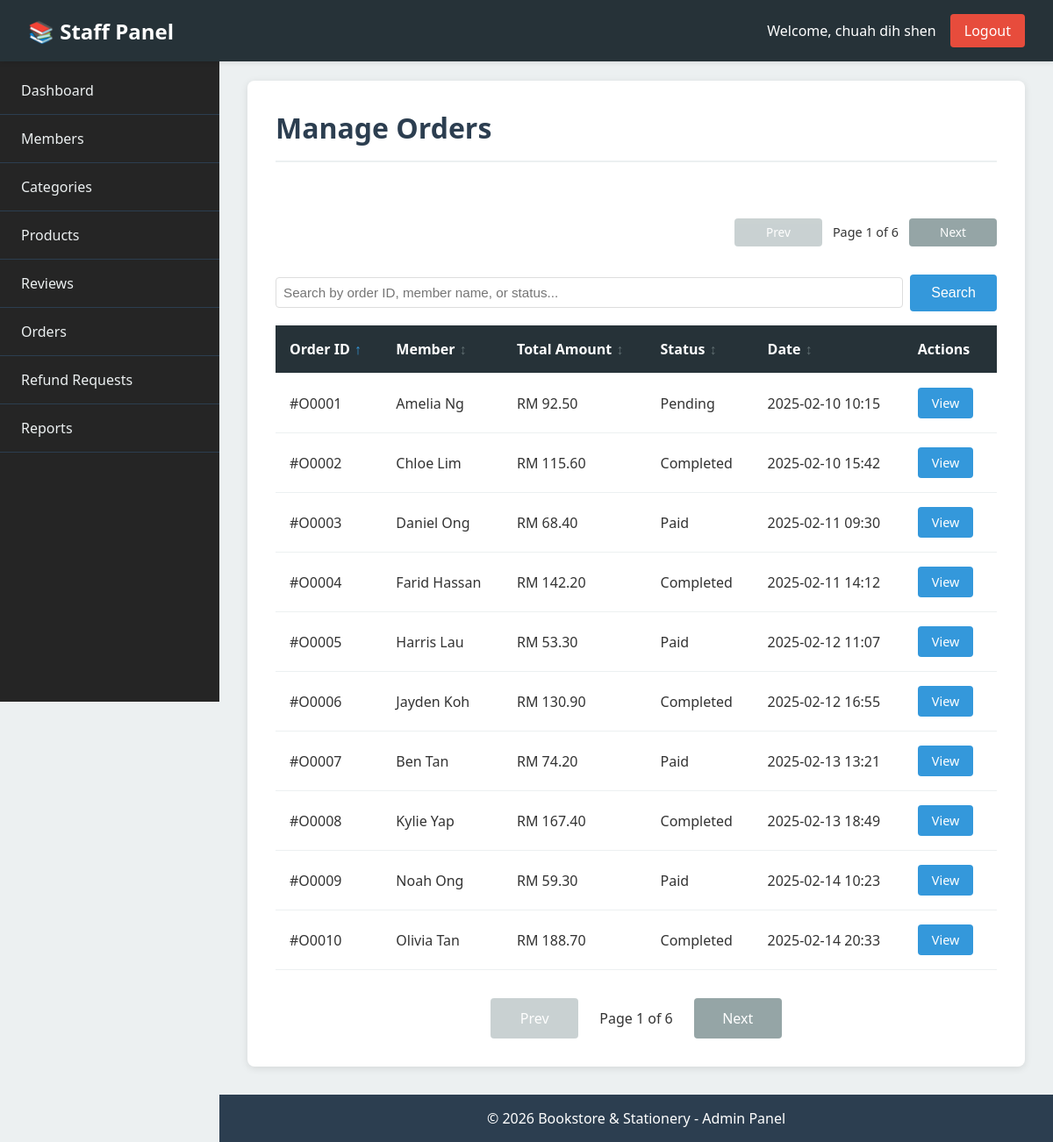
Page /admin/order/list.php (signed in) on the committed database.
### tables this page shows
CREATE TABLE `order_header` (
  `order_id` varchar(20) NOT NULL,
  `member_id` varchar(10) NOT NULL,
  `order_date` datetime DEFAULT current_timestamp(),
  `total_amount` decimal(10,2) NOT NULL,
  `payment_method` varchar(20) NOT NULL,
  `status` varchar(20) DEFAULT 'Pending',
  `updated_by` varchar(10) DEFAULT NULL,
  `shipped_at` datetime DEFAULT NULL
);

CREATE TABLE `member` (
  `member_id` varchar(10) NOT NULL,
  `email` varchar(100) NOT NULL,
  `password` varchar(255) NOT NULL,
  `full_name` varchar(100) NOT NULL,
  `phone` varchar(20) NOT NULL,
  `address` text NOT NULL,
  `photo` varchar(200) DEFAULT NULL,
  `is_verified` tinyint(1) DEFAULT 0,
  `created_at` datetime DEFAULT current_timestamp()
);

### admin/order/list.php (the view, shortened to what this page needs)
<?php
require_once __DIR__ . '/../../config/functions.php';
require_once __DIR__ . '/../../includes/_admin_head.php';
require_once __DIR__ . '/../../includes/_admin_header.php';
require_once __DIR__ . '/../../includes/_admin_sidebar.php';
$sortColumn = $_GET['sort'] ?? 'order_id';
$sortOrder = $_GET['order'] ?? 'ASC';
$search = isset($_GET['search']) ? trim($_GET['search']) : '';
$page = isset($_GET['page']) ? max(1, (int)$_GET['page']) : 1;
$perPage = 10;
$offset = ($page - 1) * $perPage;
$sortOrder = strtoupper($sortOrder) === 'DESC' ? 'DESC' : 'ASC';
$nextOrder = $sortOrder === 'ASC' ? 'DESC' : 'ASC';
try {
    $whereClause = '';
    $searchParams = [];
    $countQuery = "SELECT COUNT(*) as total FROM order_header oh LEFT JOIN member m ON oh.member_id = m.member_id $whereClause";
    $countStmt = $pdo->prepare($countQuery);
    $countStmt->execute($searchParams);
    $totalItems = $countStmt->fetch()['total'];
    $totalPages = ceil($totalItems / $perPage);
    if ($sortColumn === 'order_id') {
        $orderByClause = "CAST(SUBSTRING(oh.order_id, 2) AS UNSIGNED) $sortOrder";
    } elseif ($sortColumn === 'member_name') {
        $orderByClause = "m.full_name $sortOrder";
    } elseif ($sortColumn === 'total_amount') {
        $orderByClause = "oh.total_amount $sortOrder";
    } elseif ($sortColumn === 'status') {
        $orderByClause = "oh.status $sortOrder";
    } elseif ($sortColumn === 'order_date') {
        $orderByClause = "oh.order_date $sortOrder";
    } else {
        $orderByClause = "CAST(SUBSTRING(oh.order_id, 2) AS UNSIGNED) ASC";
    }
    $stmt = $pdo->prepare("SELECT oh.*, m.full_name as member_name
                           FROM order_header oh
                           LEFT JOIN member m ON oh.member_id = m.member_id
                           $whereClause
                           ORDER BY $orderByClause
                           LIMIT $perPage OFFSET $offset");
    $stmt->execute($searchParams);
    $orders = $stmt->fetchAll();
} catch (PDOException $e) {
    $orders = [];
    $error = 'Unable to load orders: ' . $e->getMessage();
    error_log('Order list error: ' . $e->getMessage());
}
?>
<div class="admin-main">
    <div class="admin-content">
        <h1 class="admin-page-title">Manage Orders</h1>
        <div style="margin-bottom: 1rem;">
            <div style="display: flex; justify-content: flex-end; align-items: center; margin-bottom: 1rem;">
                <?php
                $paginationParams = [];
                echo renderPagination($page, $totalPages, '/admin/order/list.php', $paginationParams, 'top');
                ?>
            </div>
            <form method="GET" action="/admin/order/list.php" style="display: flex; gap: 0.5rem; align-items: center; margin-bottom: 1rem;">
                <input type="text"
                       name="search"
                       value="<?php echo htmlspecialchars($search); ?>"
                       placeholder="Search by order ID, member name, or status..."
                       style="flex: 1; padding: 0.5rem; border: 1px solid #ddd; border-radius: 4px; font-size: 0.95rem;">
                <button type="submit" class="btn btn-primary">Search</button>
            </form>
        </div>
        <?php if (empty($orders)): ?>
            <p>No orders found.</p>
        <?php else: ?>
            <table class="admin-table">
                <thead>
                    <tr>
                        <th style="cursor: pointer;">
                            <a href="?sort=order_id&order=<?php echo $sortColumn === 'order_id' ? $nextOrder : 'ASC'; ?>"
                               style="text-decoration: none; color: inherit; display: flex; align-items: center; gap: 5px; width: 100%;">
                                Order ID
                                <?php if ($sortColumn === 'order_id'): ?>
                                    <span style="color: #3498db; font-weight: bold;">
                                        <?php echo $sortOrder === 'ASC' ? '↑' : '↓'; ?>
                                    </span>
                                <?php else: ?>
                                    <span style="color: #95a5a6; opacity: 0.5;">↕</span>
                                <?php endif; ?>
                            </a>
                        </th>
                        <th style="cursor: pointer;">
                            <a href="?sort=member_name&order=<?php echo $sortColumn === 'member_name' ? $nextOrder : 'ASC'; ?>"
                               style="text-decoration: none; color: inherit; display: flex; align-items: center; gap: 5px; width: 100%;">
                                Member
                                <?php if ($sortColumn === 'member_name'): ?>
                                    <span style="color: #3498db; font-weight: bold;">
                                        <?php echo $sortOrder === 'ASC' ? '↑' : '↓'; ?>
                                    </span>
                                <?php else: ?>
                                    <span style="color: #95a5a6; opacity: 0.5;">↕</span>
                                <?php endif; ?>
                            </a>
                        </th>
                        <th style="cursor: pointer;">
                            <a href="?sort=total_amount&order=<?php echo $sortColumn === 'total_amount' ? $nextOrder : 'ASC'; ?>"
                               style="text-decoration: none; color: inherit; display: flex; align-items: center; gap: 5px; width: 100%;">
                                Total Amount
                                <?php if ($sortColumn === 'total_amount'): ?>
                                    <span style="color: #3498db; font-weight: bold;">
                                        <?php echo $sortOrder === 'ASC' ? '↑' : '↓'; ?>
                                    </span>
                                <?php else: ?>
                                    <span style="color: #95a5a6; opacity: 0.5;">↕</span>
                                <?php endif; ?>
                            </a>
                        </th>
                        <th style="cursor: pointer;">
                            <a href="?sort=status&order=<?php echo $sortColumn === 'status' ? $nextOrder : 'ASC'; ?>"
                               style="text-decoration: none; color: inherit; display: flex; align-items: center; gap: 5px; width: 100%;">
                                Status
                                <?php if ($sortColumn === 'status'): ?>
                                    <span style="color: #3498db; font-weight: bold;">
                                        <?php echo $sortOrder === 'ASC' ? '↑' : '↓'; ?>
                                    </span>
                                <?php else: ?>
                                    <span style="color: #95a5a6; opacity: 0.5;">↕</span>
                                <?php endif; ?>
                            </a>
                        </th>
                        <th style="cursor: pointer;">
                            <a href="?sort=order_date&order=<?php echo $sortColumn === 'order_date' ? $nextOrder : 'DESC'; ?>"
                               style="text-decoration: none; color: inherit; display: flex; align-items: center; gap: 5px; width: 100%;">
                                Date
                                <?php if ($sortColumn === 'order_date'): ?>
                                    <span style="color: #3498db; font-weight: bold;">
                                        <?php echo $sortOrder === 'ASC' ? '↑' : '↓'; ?>
                                    </span>
                                <?php else: ?>
                                    <span style="color: #95a5a6; opacity: 0.5;">↕</span>
                                <?php endif; ?>
                            </a>
                        </th>
                        <th>Actions</th>
                    </tr>
                </thead>
                <tbody>
                    <?php foreach ($orders as $order): ?>
                        <tr>
                            <td>#<?php echo $order['order_id']; ?></td>
                            <td><?php echo htmlspecialchars($order['member_name']); ?></td>
                            <td><?php echo formatPrice($order['total_amount']); ?></td>
                            <td><?php echo htmlspecialchars($order['status']); ?></td>
                            <td><?php echo date('Y-m-d H:i', strtotime($order['created_at'])); ?></td>
                            <td class="action-buttons">
                                <?php
                                $pageParam = $page > 1 ? '&page=' . $page : '';
                                $sortParams = '';
                                $searchParam = !empty($search) ? '&search=' . urlencode($search) : '';
                                $returnParams = $pageParam . $sortParams . $searchParam;
                                ?>
                                <a href="/admin/order/view.php?id=<?php echo $order['order_id']; ?><?php echo $returnParams; ?>" class="btn btn-sm btn-primary">View</a>
                            </td>
                        </tr>
                    <?php endforeach; ?>
                </tbody>
            </table>
            <?php
            $paginationParams = [];
            echo renderPagination($page, $totalPages, '/admin/order/list.php', $paginationParams, 'bottom');
            ?>
        <?php endif; ?>
    </div>
</div>
<?php require_once __DIR__ . '/../../includes/_admin_footer.php'; ?>

### assets/css/admin.css (style rules this page uses)
* { margin: 0; padding: 0; box-sizing: border-box; }
body.admin-body { font-family: 'Segoe UI', Tahoma, Geneva, Verdana, sans-serif; background-color: #ecf0f1; color: #333; }
.admin-main { margin-left: 250px; margin-top: 60px; padding: 2rem; min-height: calc(100vh - 60px); }
.admin-content { background: white; padding: 2rem; border-radius: 8px; box-shadow: 0 2px 8px rgba(0,0,0,0.1); overflow: visible; overflow-x: auto; }
.admin-page-title { font-size: 2rem; color: #2c3e50; margin-bottom: 2rem; padding-bottom: 1rem; border-bottom: 2px solid #ecf0f1; }
.admin-table { width: 100%; border-collapse: collapse; margin-top: 1rem; }
.admin-table th, .admin-table td { padding: 1rem; text-align: left; border-bottom: 1px solid #ecf0f1; }
.admin-table th { background-color: #263238; color: white; font-weight: 600; }
.btn { display: inline-block; padding: 0.75rem 1.5rem; border: none; border-radius: 4px; cursor: pointer; text-decoration: none; font-size: 1rem; transition: background-color 0.3s; }
.btn-primary { background-color: #3498db; color: white; }
.btn-sm { padding: 0.5rem 1rem; font-size: 0.9rem; }
.action-buttons { display: flex; gap: 0.5rem; }
.admin-table .btn { margin-right: 0.25rem; }

### rows in the picture
order_header: order_id "O0001", member.full_name "Amelia Ng", total_amount "RM 92.50", status "Pending", order_date "2025-02-10 10:15"
order_header: order_id "O0002", member.full_name "Chloe Lim", total_amount "RM 115.60", status "Completed", order_date "2025-02-10 15:42"
order_header: order_id "O0003", member.full_name "Daniel Ong", total_amount "RM 68.40", status "Paid", order_date "2025-02-11 09:30"
order_header: order_id "O0004", member.full_name "Farid Hassan", total_amount "RM 142.20", status "Completed", order_date "2025-02-11 14:12"
order_header: order_id "O0005", member.full_name "Harris Lau", total_amount "RM 53.30", status "Paid", order_date "2025-02-12 11:07"
order_header: order_id "O0006", member.full_name "Jayden Koh", total_amount "RM 130.90", status "Completed", order_date "2025-02-12 16:55"
order_header: order_id "O0007", member.full_name "Ben Tan", total_amount "RM 74.20", status "Paid", order_date "2025-02-13 13:21"
order_header: order_id "O0008", member.full_name "Kylie Yap", total_amount "RM 167.40", status "Completed", order_date "2025-02-13 18:49"
order_header: order_id "O0009", member.full_name "Noah Ong", total_amount "RM 59.30", status "Paid", order_date "2025-02-14 10:23"
order_header: order_id "O0010", member.full_name "Olivia Tan", total_amount "RM 188.70", status "Completed", order_date "2025-02-14 20:33"

### other values in the picture
$panelLabel "Staff Panel"
$_SESSION['admin_name'] "chuah dih shen"
$currentPage "1 1"
$totalPages "6 6"
